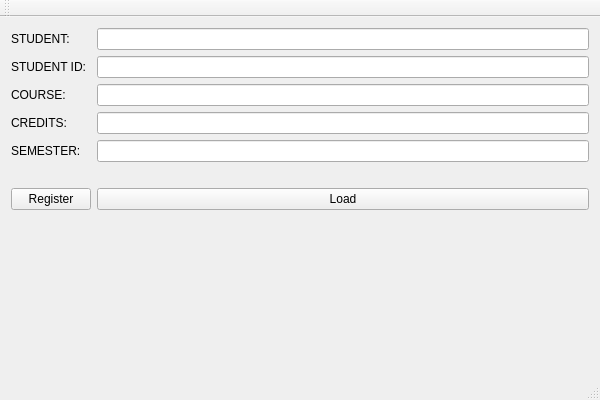
<?xml version="1.0" encoding="UTF-8"?>
<ui version="4.0">
 <class>RegistrationWindowClass</class>
 <widget class="QMainWindow" name="RegistrationWindowClass">
  <property name="geometry">
   <rect>
    <x>0</x>
    <y>0</y>
    <width>600</width>
    <height>400</height>
   </rect>
  </property>
  <property name="windowTitle">
   <string>RegistrationWindow</string>
  </property>
  <widget class="QWidget" name="centralWidget">
   <layout class="QFormLayout" name="formLayout">
    <item row="0" column="0">
     <widget class="QLabel" name="label">
      <property name="text">
       <string>STUDENT:</string>
      </property>
     </widget>
    </item>
    <item row="0" column="1">
     <widget class="QLineEdit" name="lineEdit"/>
    </item>
    <item row="6" column="0">
     <widget class="QLabel" name="label_4">
      <property name="text">
       <string>COURSE:</string>
      </property>
     </widget>
    </item>
    <item row="15" column="0" colspan="2">
     <widget class="QLabel" name="label_3">
      <property name="text">
       <string/>
      </property>
     </widget>
    </item>
    <item row="17" column="1">
     <widget class="QPushButton" name="pushButton_2">
      <property name="text">
       <string>Load</string>
      </property>
     </widget>
    </item>
    <item row="6" column="1">
     <widget class="QLineEdit" name="lineEdit_3"/>
    </item>
    <item row="13" column="1">
     <widget class="QLineEdit" name="lineEdit_5"/>
    </item>
    <item row="17" column="0">
     <widget class="QPushButton" name="pushButton">
      <property name="text">
       <string>Register</string>
      </property>
     </widget>
    </item>
    <item row="10" column="1">
     <widget class="QLineEdit" name="lineEdit_4"/>
    </item>
    <item row="10" column="0">
     <widget class="QLabel" name="label_6">
      <property name="text">
       <string>CREDITS:</string>
      </property>
     </widget>
    </item>
    <item row="3" column="0">
     <widget class="QLabel" name="label_2">
      <property name="text">
       <string>STUDENT ID:</string>
      </property>
     </widget>
    </item>
    <item row="3" column="1">
     <widget class="QLineEdit" name="lineEdit_2"/>
    </item>
    <item row="13" column="0">
     <widget class="QLabel" name="label_7">
      <property name="text">
       <string>SEMESTER:</string>
      </property>
     </widget>
    </item>
   </layout>
  </widget>
  <widget class="QMenuBar" name="menuBar">
   <property name="geometry">
    <rect>
     <x>0</x>
     <y>0</y>
     <width>600</width>
     <height>21</height>
    </rect>
   </property>
  </widget>
  <widget class="QToolBar" name="mainToolBar">
   <attribute name="toolBarArea">
    <enum>TopToolBarArea</enum>
   </attribute>
   <attribute name="toolBarBreak">
    <bool>false</bool>
   </attribute>
  </widget>
  <widget class="QStatusBar" name="statusBar"/>
 </widget>
 <layoutdefault spacing="6" margin="11"/>
 <resources/>
 <connections/>
</ui>
